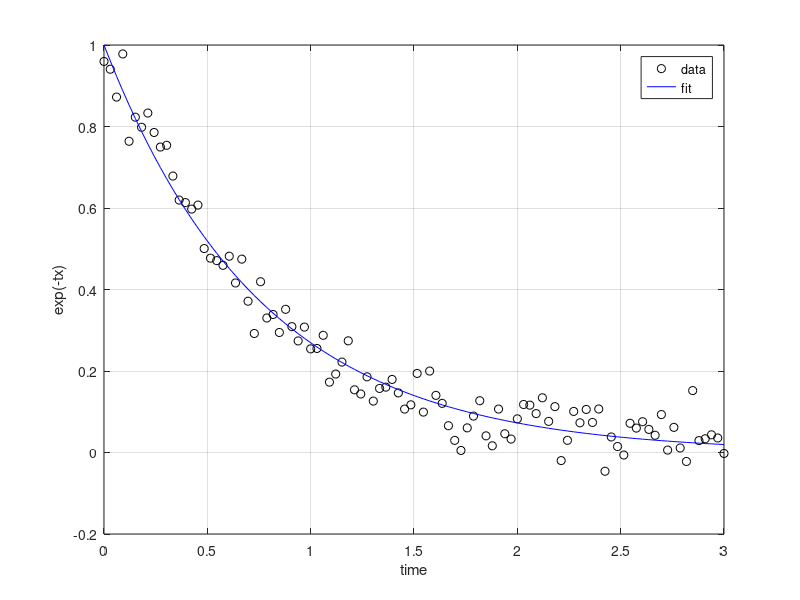

Reproduce this figure in MATLAB.


clear all; close all; clc

tic
d = linspace(0,3); % creates hundred evenly spaced pts betw 0 and 3 
y = exp(-1.3*d) + 0.05*randn(size(d));

% now define your guess function, that could fit the data! 
fun=@(r)exp(-d*r)-y;
x0=4; % Arbitrarily choose an initial guess x0 = 4.

% start the optimization function, which returns a value to x
x = lsqnonlin(fun,x0)

plot(d,y,'ko',d,exp(-d*x),'b-')
legend('data','fit')
xlabel('t')
ylabel('exp(-tx)')
xlabel('time')
grid on
fprintf ('code executed in %0.2f seconds',toc)
